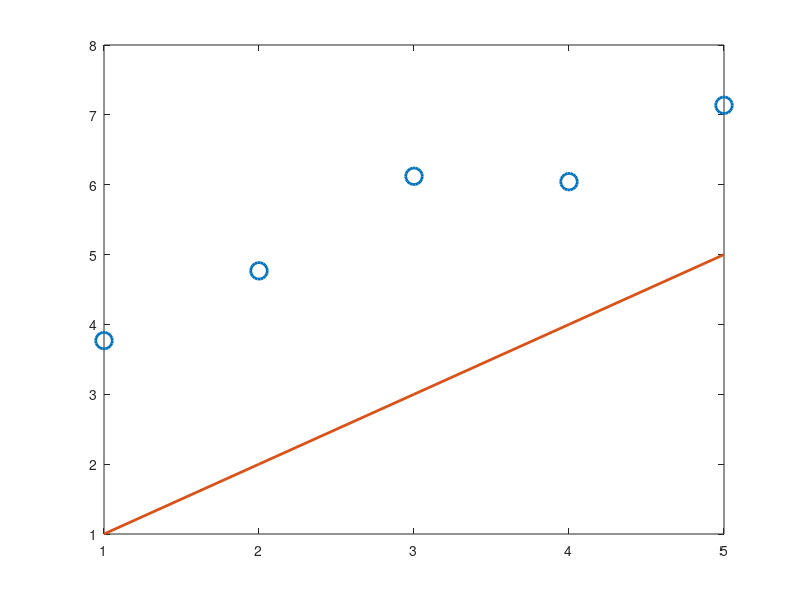

This chart was generated by the following MATLAB code:
%% Pt A - Modeling
% 1. assuming constant velocity, simple integrator dynamics. 
% states 3, 4 are constant.

clear all
close all

sigma = 0.5;

R = eye(2).*(sigma^2);

Q = eye(4);

Ts = 1;

% 2 continuous state space model
A = [0 0 1 0;
     0 0 0 1;
     0 0 0 0;
     0 0 0 0];

C = [1 0 0 0;
     0 1 0 0];

% 3 discrete time state space model
sys_cont = ss(A, zeros(4,4), C, zeros(2,4));
sys_disc = c2d(sys_cont, Ts, 'zoh');
A_d = sys_disc.A;
B_d = sys_disc.B;


% 4 initial state and covariance
x0 = [0;0;1;1];
P0 = Q;
% justification: i don't know

%% Part B - KF implementation

y_trial_1 = [ 4.2484 4.9309 6.3238 7.7615 7.8829;
            2.8829 5.7896 7.3837 8.7653 11.2713];

y_trial_2 = [3.7683 4.7671 6.1210 6.0434 7.1375;
            2.7189 4.4936 7.1571 8.5460 10.2938];



% propogate discrete synamics (exponent)
state_pred = [];
for i = 1:5
    state_pred(:, i) = A_d * x0;
    x0 = state_pred(:, i); % Update state for next iteration
end


% plotting x position for trial 1
tspace = 1:Ts:5;
plot(tspace, y_trial_2(1,:), 'o', 'LineWidth', 2, 'MarkerSize', 12)
hold on
plot(state_pred(1,:), tspace, 'LineWidth', 2)
